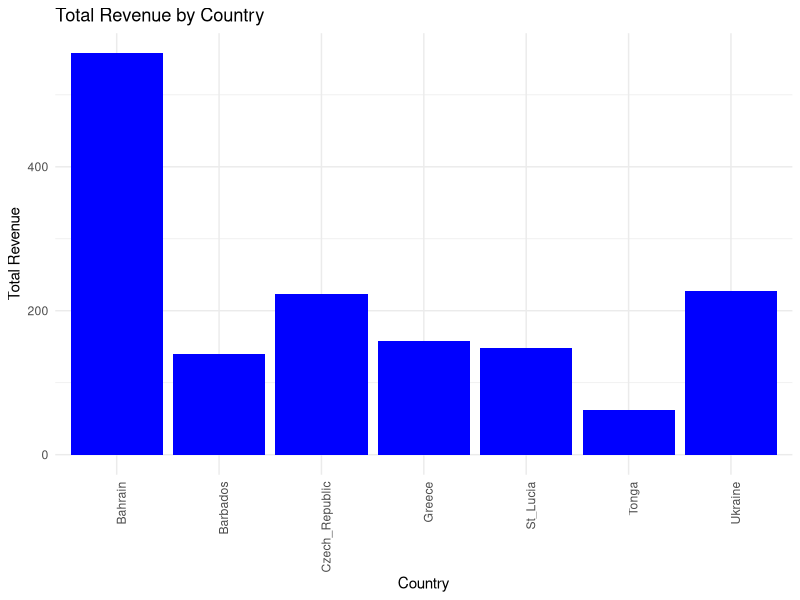
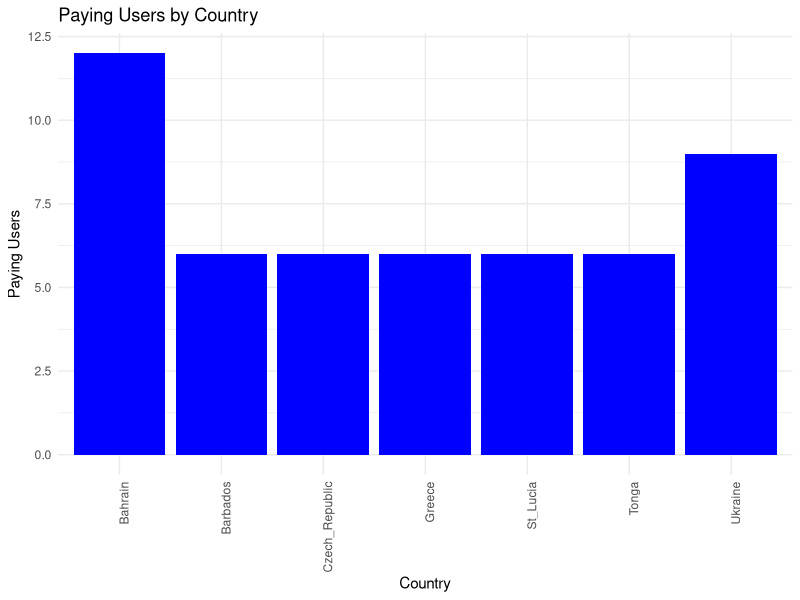

Source code (R) for these figures, in order:
## ---- chunk 1
library(ggplot2)

country <- read.csv("RevenueperCountry.csv")

ggplot(country, aes(x = Country, y = TotalRevenue)) +
  geom_col(fill = "blue") +
  labs(title = "Total Revenue by Country", x = "Country", y = "Total Revenue") +
  theme_minimal() +
  theme(axis.text.x = element_text(angle = 90, hjust = 1))

ggplot(country, aes(x = Country, y = PayingUsers)) +
  geom_col(fill = "blue") +
  labs(title = "Paying Users by Country", x = "Country", y = "Paying Users") +
  theme_minimal() +
  theme(axis.text.x = element_text(angle = 90, hjust = 1))
